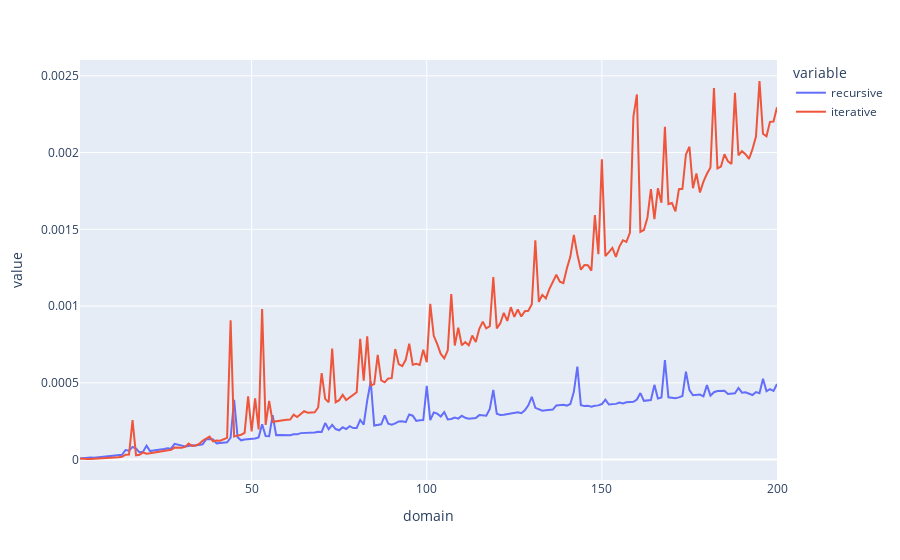

Notebook code cell kept with this figure:
### Markdown cell above
#### 4.1.3

---

Implement both the brute-force and recursive algorithms for the maximum-
subarray problem on your own computer. What problem size $n_0$ gives the crossover
point at which the recursive algorithm beats the brute-force algorithm? Then,
change the base case of the recursive algorithm to use the brute-force algorithm
whenever the problem size is less than $n_0$. Does that change the crossover point?

Both algorithms are implemented in `algorithms/chapter4/find_max_subarray.py`.

Lets call the time for brute-force algorithm $T_{bf}(n)$, and the time for the recursive one,
$T_r(n)$.

A comparison was made for $T_{bf}(n)$ and $T_r(n)$, for arrays of size {1, 2, 3, ..., n}. And a plot
is shown below.

### Code cell
from algorithms.chapter4.compare_algorithms import plot_comparison


plot_comparison(200)

### Figure 1 — Plotly figure (JSON) as saved in the notebook; plotly's stock layout.template omitted (floating-point values rounded to 4 significant figures; data arrays with more than 128 entries replaced by an {"elided": "..."} marker saying what was removed)
{"data": [{"hovertemplate": "variable=recursive<br>domain=%{x}<br>value=%{y}<extra></extra>", "legendgroup": "recursive", "line": {"color": "#636efa", "dash": "solid"}, "marker": {"symbol": "circle"}, "mode": "lines", "name": "recursive", "orientation": "v", "showlegend": true, "type": "scatter", "x": {"elided": "200 int values"}, "xaxis": "x", "y": {"elided": "200 float values"}, "yaxis": "y"}, {"hovertemplate": "variable=iterative<br>domain=%{x}<br>value=%{y}<extra></extra>", "legendgroup": "iterative", "line": {"color": "#EF553B", "dash": "solid"}, "marker": {"symbol": "circle"}, "mode": "lines", "name": "iterative", "orientation": "v", "showlegend": true, "type": "scatter", "x": {"elided": "200 int values"}, "xaxis": "x", "y": {"elided": "200 float values"}, "yaxis": "y"}], "layout": {"legend": {"title": {"text": "variable"}, "tracegroupgap": 0}, "margin": {"t": 60}, "xaxis": {"anchor": "y", "domain": [0, 1], "title": {"text": "domain"}}, "yaxis": {"anchor": "x", "domain": [0, 1], "title": {"text": "value"}}}}
